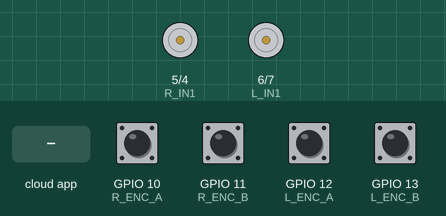
This program was run on a simulated ESP32-S3. Parts: motor-driver pin pairs drawn as motors (green arrow = first pin HIGH = forward, orange = second pin HIGH = backward, longer = more drive). The test bench sets the inputs (shaded band); at power-on: GPIO 10 (R_ENC_A), GPIO 11 (R_ENC_B), GPIO 12 (L_ENC_A), GPIO 13 (L_ENC_B) HIGH. The ROS host is connected and sends only what is stated.

Above: at 3.2 s.
3.3 s: the phone or cloud app sets linear.x to -100
At 3.7 s:
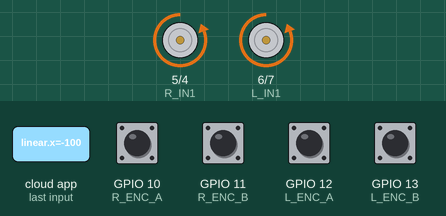
5.3 s: the phone or cloud app sets linear.x to 100
At 5.7 s:
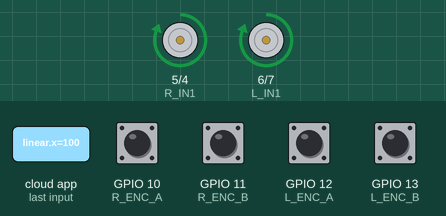
Timing chart, 0 to 8.3 s (numbered marks = the images above; inputs shaded):
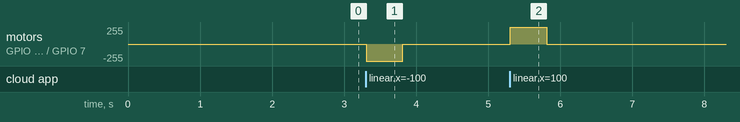

The program:

main.cpp
```cpp
#include <Arduino.h>
#include <micro_ros_platformio.h>
#include <rcl/rcl.h>
#include <rclc/rclc.h>
#include <rclc/executor.h>
#include <rmw_microros/rmw_microros.h>
#include <rosidl_runtime_c/string_functions.h>
#include <geometry_msgs/msg/twist.h>
#include <nav_msgs/msg/odometry.h>

//wiring scheme, connects ESP32-S3 (microcontroller) and AT8236 (motordriver)
//the esp32 I am using is from Adafruit, the AT8236 board is from Yahboom
//edit these pin numbers as needed to accomodate your setup
const int L_IN1 = 6, L_IN2 = 7;   // left motor/wheel -> AT8236
const int R_IN1 = 5, R_IN2 = 4;   // right motor/wheel -> AT8236 (swapped because originally motor A spun wheel backwards)

//encoder wiring: each motor's hall encoder has two signals (A and B) -> ESP32 GPIO
//checked with multimeter first: encoder signals peak at ~3.3V, safe for ESP32 pins
const int R_ENC_A = 10, R_ENC_B = 11;   // E1A, E1B (motor A, right wheel)
const int L_ENC_A = 12, L_ENC_B = 13;   // E2A, E2B (motor B, left wheel)

//robot measurements, all in meters (ROS standard units)
const float WHEEL_SEP = 0.12;     // m, measure center-to-center of wheels
const float WHEEL_RADIUS = 0.033;      // m, measured ~66 mm wheel diameter
const float TICKS_PER_REV = 1783.0;    // measured: turned each wheel 10 full turns by hand, ~17830 ticks (4x quadrature decoding)
const float M_PER_TICK = 2.0 * PI * WHEEL_RADIUS / TICKS_PER_REV;   // distance traveled per encoder tick (~0.116 mm)

const float MAX_SPEED = 0.5;      // m/s treated as full PWM (rough, tune later)
const unsigned long TIMEOUT_MS = 500; // stop if no command for this long
const int MIN_PWM = 120;   // figured this out from troubleshooting: kept raising MIN_PWM until bot was able to turn R/L just slightly
//the threshold MIN_PWM appeared to be ~100, anything below this and the bot couldn't turn, motors board "whined" as it stalled
const unsigned long ODOM_PERIOD_MS = 50;   // publish odometry every 50 ms (20 Hz)

//declaring nodes and subscriptions to shared topics
rcl_subscription_t sub;
geometry_msgs__msg__Twist cmd_msg;   // incoming /cmd_vel message (renamed from msg to avoid confusion with odom_msg)
rcl_publisher_t odom_pub;            // publisher for /odom
nav_msgs__msg__Odometry odom_msg;    // outgoing odometry message
rclc_executor_t executor;
rclc_support_t support;
rcl_allocator_t allocator;
rcl_node_t node;
unsigned long lastCmd = 0;
unsigned long lastOdom = 0;

//encoder tick counters, updated by interrupts every time an encoder signal changes
//volatile tells the compiler these can change at any moment (from the interrupts)
volatile long rightTicks = 0, leftTicks = 0;
volatile uint8_t rightState = 0, leftState = 0;

//quadrature lookup table: compares old vs new A/B signal pattern to decide
//if the wheel moved one step forward (+1), backward (-1), or not at all (0)
const int8_t QDEC[16] = { 0, +1, -1,  0,
                         -1,  0,  0, +1,
                         +1,  0,  0, -1,
                          0, -1, +1,  0 };

//interrupt functions: run automatically whenever an encoder signal changes
//IRAM_ATTR keeps them in fast memory so they run quickly
void IRAM_ATTR rightISR() {
  uint8_t s = (digitalRead(R_ENC_A) << 1) | digitalRead(R_ENC_B);
  rightTicks += QDEC[(rightState << 2) | s];
  rightState = s;
}
void IRAM_ATTR leftISR() {
  uint8_t s = (digitalRead(L_ENC_A) << 1) | digitalRead(L_ENC_B);
  leftTicks += QDEC[(leftState << 2) | s];
  leftState = s;
}

//robot's estimated position: x, y in meters, theta (heading) in radians
//starts at 0,0,0 = wherever the robot is when it powers on (the "odom" frame origin)
float x = 0.0, y = 0.0, theta = 0.0;
long prevLeft = 0, prevRight = 0;

//declaring and defining the function that will set speed of both motors; turns the commanded speed (m/s) into a PWM value
//originally, motors weren't getting large enough signal to actually turn wheels, there was a loud beeping noise
//so, now a MIN_PWM is being implemented to ensure the wheels get a strong enough signal
void setMotor(int in1, int in2, float v) {
  int pwm = 0;
  if (fabs(v) > 0.001) {
    // maps (0, MAX_SPEED] onto [MIN_PWM, 255] instead of [0, 255] to ensure signal is sufficient to turn wheels
    pwm = MIN_PWM + (int)(fabs(v) / MAX_SPEED * (255 - MIN_PWM));
  }
  pwm = constrain(pwm, 0, 255);
  if (v >= 0) { analogWrite(in1, pwm); analogWrite(in2, 0); }
  else        { analogWrite(in1, 0);   analogWrite(in2, pwm); }
}

//declaring and defining the function that will stop motors (useful if cmd_vel stops coming through, prevents robot from continuing on forever)
void stopMotors() { setMotor(L_IN1, L_IN2, 0); setMotor(R_IN1, R_IN2, 0); }

//this function will be used to turn commands sent over cmd_vel into velocity form (m/s)
void cmdVelCb(const void *m) {
  const auto *t = (const geometry_msgs__msg__Twist *)m;
  float v = t->linear.x, w = t->angular.z;
  setMotor(L_IN1, L_IN2, v - w * WHEEL_SEP / 2);   // diff-drive kinematics
  setMotor(R_IN1, R_IN2, v + w * WHEEL_SEP / 2);
  lastCmd = millis();
}

//odometry: turns encoder ticks into the robot's estimated position and publishes it on /odom
//this is the reverse of cmdVelCb: there, robot motion -> wheel speeds; here, wheel motion -> robot motion
void updateOdometry() {
  //copy tick counts with interrupts paused, so they can't change halfway through reading
  noInterrupts();
  long r = rightTicks;
  long l = -leftTicks;   // left encoder counts negative going forward (mounted mirrored), so flip its sign
  interrupts();

  float dt = ODOM_PERIOD_MS / 1000.0;

  //how far each wheel moved since the last update (m)
  float dR = (r - prevRight) * M_PER_TICK;
  float dL = (l - prevLeft)  * M_PER_TICK;
  prevRight = r;
  prevLeft = l;

  //how the robot moved: forward distance = average of wheels; turning = difference between wheels
  float ds = (dR + dL) / 2.0;
  float dth = (dR - dL) / WHEEL_SEP;

  //add this small motion onto the running position estimate (dead reckoning)
  //uses the heading halfway through the step for better accuracy on curves
  x += ds * cos(theta + dth / 2.0);
  y += ds * sin(theta + dth / 2.0);
  theta += dth;

  //timestamp the message using the clock synced with the Pi (see setup)
  int64_t ns = rmw_uros_epoch_nanos();
  odom_msg.header.stamp.sec = (int32_t)(ns / 1000000000LL);
  odom_msg.header.stamp.nanosec = (uint32_t)(ns % 1000000000LL);

  //position and heading (ROS stores heading as a quaternion; for rotation about z only, z = sin(theta/2), w = cos(theta/2))
  odom_msg.pose.pose.position.x = x;
  odom_msg.pose.pose.position.y = y;
  odom_msg.pose.pose.position.z = 0.0;
  odom_msg.pose.pose.orientation.x = 0.0;
  odom_msg.pose.pose.orientation.y = 0.0;
  odom_msg.pose.pose.orientation.z = sin(theta / 2.0);
  odom_msg.pose.pose.orientation.w = cos(theta / 2.0);

  //current speed, in the robot's own frame
  odom_msg.twist.twist.linear.x = ds / dt;
  odom_msg.twist.twist.angular.z = dth / dt;

  rcl_publish(&odom_pub, &odom_msg, NULL);
}

//runs when esp32 is powered on
//gets motors, nodes, subscriptions up and running; connects esp32 to raspberry pi
void setup() {
  pinMode(L_IN1, OUTPUT); pinMode(L_IN2, OUTPUT);
  pinMode(R_IN1, OUTPUT); pinMode(R_IN2, OUTPUT);
  stopMotors();

  //encoder pins as inputs, record their starting state, and attach interrupts
  //so every change on either signal (A or B) gets counted
  pinMode(R_ENC_A, INPUT_PULLUP); pinMode(R_ENC_B, INPUT_PULLUP);
  pinMode(L_ENC_A, INPUT_PULLUP); pinMode(L_ENC_B, INPUT_PULLUP);
  rightState = (digitalRead(R_ENC_A) << 1) | digitalRead(R_ENC_B);
  leftState  = (digitalRead(L_ENC_A) << 1) | digitalRead(L_ENC_B);
  attachInterrupt(digitalPinToInterrupt(R_ENC_A), rightISR, CHANGE);
  attachInterrupt(digitalPinToInterrupt(R_ENC_B), rightISR, CHANGE);
  attachInterrupt(digitalPinToInterrupt(L_ENC_A), leftISR, CHANGE);
  attachInterrupt(digitalPinToInterrupt(L_ENC_B), leftISR, CHANGE);

  Serial.begin(115200);
  set_microros_serial_transports(Serial);
  delay(2000);

  allocator = rcl_get_default_allocator();
  rclc_support_init(&support, 0, NULL, &allocator);
  rclc_node_init_default(&node, "gigi_base", "", &support);
  rclc_subscription_init_default(&sub, &node,
      ROSIDL_GET_MSG_TYPE_SUPPORT(geometry_msgs, msg, Twist), "cmd_vel");

  //publisher: same node now also sends odometry out on /odom
  rclc_publisher_init_default(&odom_pub, &node,
      ROSIDL_GET_MSG_TYPE_SUPPORT(nav_msgs, msg, Odometry), "odom");

  //set the odometry message's fixed fields once: which frames it relates (matches the simulation)
  nav_msgs__msg__Odometry__init(&odom_msg);
  rosidl_runtime_c__String__assign(&odom_msg.header.frame_id, "odom");
  rosidl_runtime_c__String__assign(&odom_msg.child_frame_id, "base_footprint");

  //esp32 doesn't know the real time on its own; ask the agent on the pi so timestamps match the pi's clock
  rmw_uros_sync_session(1000);

  rclc_executor_init(&executor, &support.context, 1, &allocator);
  rclc_executor_add_subscription(&executor, &sub, &cmd_msg, &cmdVelCb, ON_NEW_DATA);
}

void loop() {
  rclc_executor_spin_some(&executor, RCL_MS_TO_NS(10));
  if (millis() - lastCmd > TIMEOUT_MS) stopMotors();   // stops motors if no command has been received for 0.5 seconds; safety feature

  //compute and publish odometry on a fixed schedule (every ODOM_PERIOD_MS)
  if (millis() - lastOdom >= ODOM_PERIOD_MS) {
    lastOdom = millis();
    updateOdometry();
  }
}
```

Measured:
- after the input at 3.3 s, motor on GPIO 5 (R_IN1) / GPIO 4 (R_IN2), motor on GPIO 6 (L_IN1) / GPIO 7 (L_IN2): stopped → backward 255/255 at once, → stopped 0.51 s later
- after the input at 5.3 s, motor on GPIO 5 (R_IN1) / GPIO 4 (R_IN2), motor on GPIO 6 (L_IN1) / GPIO 7 (L_IN2): stopped → forward 255/255 at once, → stopped 0.51 s later
